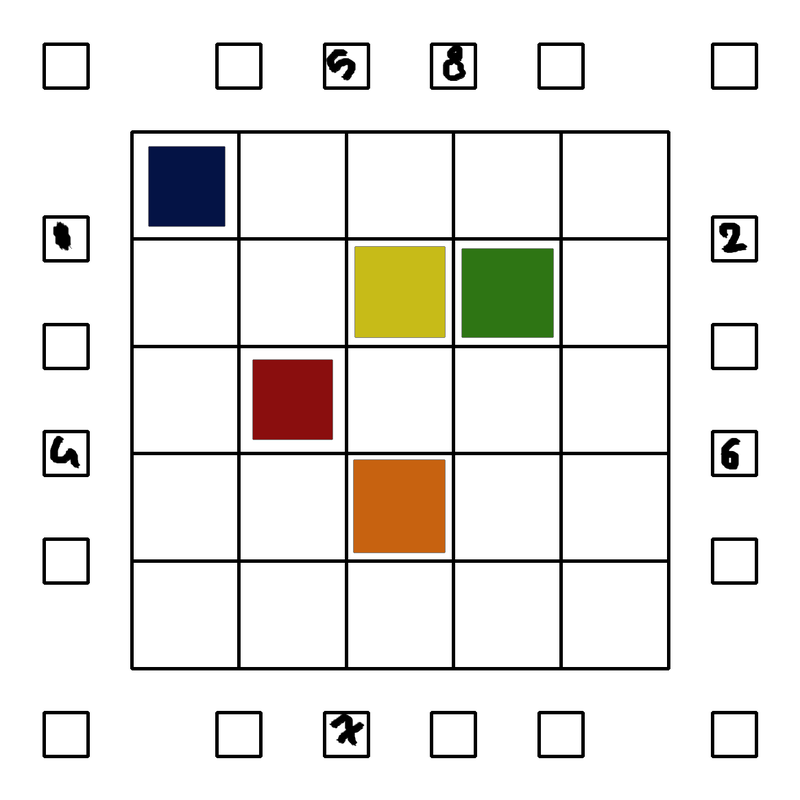
#> input picture Task2/1.png, 800 x 800 px; its folder holds only this picture in this run
$ python -i preprocess.py   (imports and definitions only)   (older library calls are emulated)
#> lines starting #> are read from the running program, lines starting #| are printed output that depends on the picture; after the words box and inside, x2 and y2 are one past the last pixel; in counts of white or black regions, pixels touching at a corner belong together
#> further down, picture is the input picture: shape (800, 800, 3); mean B, G, R 226.8, 230.7, 232.4
# Pre-processes the input image by removing noise and draws the contours for coloured squares in the image

"""
Team Id: HC#3266
Author List: Aman Bhat T, Hemanth Kumar M, Mahantesh R, Nischith B.O.
Filename: preprocess.py
Theme: Homecoming
Functions: preprocess
Global Variables: colour_contours, font, kernel
"""

import numpy as np
import cv2
import copy

colour_contours=0                  # Number of squares with colours
font=cv2.FONT_HERSHEY_SIMPLEX
kernel = np.ones((3,3),np.uint8)   # Create a filter to clean and process the image

def preprocess(image):
    """
    Function name: preprocess
    Input:  image -> original image
    Output: gray -> grayscale image of the input image
            sure_fg -> sure foreground i.e. the colours in the image
            img2 -> Image with the contours drawn for the colours
            colour_contours -> Returns the number of contours for colours
    """
    image=cv2.resize(image, (800,800))    # resizing the image to a convenient size
    img = copy.deepcopy(image)
    img2 = copy.deepcopy(image)    # copies of the original image

    # Convert to grayscale and apply suitable threshold to find contours easily
    #-------------------------------------------------------------------------------
    gray = cv2.cvtColor(img,cv2.COLOR_BGR2GRAY)
    _, thresh = cv2.threshold(gray,250,255,0)
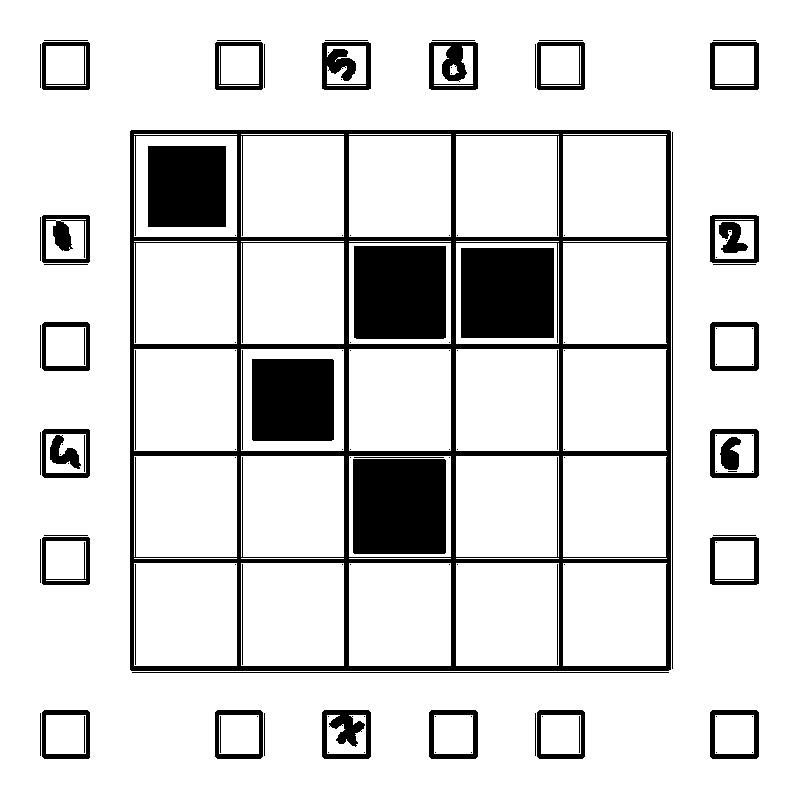
#> thresh: shape (800, 800); 85.5% white; 129 black regions (66 under 20 px), largest, box (x1, y1, x2, y2) and area: (130, 130, 671, 671) 30913, (353, 459, 446, 554) 8832, (354, 246, 446, 339) 8552
    thresh=cv2.bitwise_not(thresh)

    # noise removal
    reduced_noise = cv2.morphologyEx(thresh,cv2.MORPH_OPEN,kernel, iterations = 2)
#> reduced_noise: shape (800, 800); 10.5% white; 40 white regions, largest, box (x1, y1, x2, y2) and area: (130, 130, 671, 671) 13878, (353, 459, 446, 554) 8832, (354, 246, 446, 339) 8552
    erosion = cv2.erode(reduced_noise,kernel,iterations = 2)
#> erosion: shape (800, 800); 6.5% white; 56 white regions, largest, box (x1, y1, x2, y2) and area: (355, 461, 444, 552) 8096, (356, 248, 444, 337) 7828, (463, 250, 552, 336) 7654

    # sure background area
    sure_bg = cv2.dilate(erosion,kernel,iterations=3)
#> sure_bg: shape (800, 800); 12.5% white; 36 white regions, largest, box (x1, y1, x2, y2) and area: (129, 129, 672, 672) 21544, (352, 458, 447, 555) 9212, (353, 245, 447, 340) 8926

    # Finding sure foreground area
    dist_transform = cv2.distanceTransform(erosion,cv2.DIST_L2,5)
    _, sure_fg = cv2.threshold(dist_transform,0.1*dist_transform.max(),255,0)
#> sure_fg: shape (800, 800) float32; 4.5% white; 8 white regions (1 under 20 px), largest, box (x1, y1, x2, y2) and area: (359, 465, 440, 548) 6723, (360, 252, 440, 333) 6480, (467, 254, 548, 332) 6318

    # Finding unknown region
    sure_fg = np.uint8(sure_fg)
    unknown = cv2.subtract(sure_bg,sure_fg)
#> unknown: shape (800, 800); 8% white; 36 white regions, largest, box (x1, y1, x2, y2) and area: (129, 129, 672, 672) 21544, (352, 458, 447, 555) 2489, (353, 245, 447, 340) 2446

    # Marker labelling
    _, markers = cv2.connectedComponents(sure_fg)
#> markers: shape (800, 800) int32; 9 distinct labels, from 0 to 8

    # Adding one to all labels so that sure background is not 0, but 1
    markers = markers+1
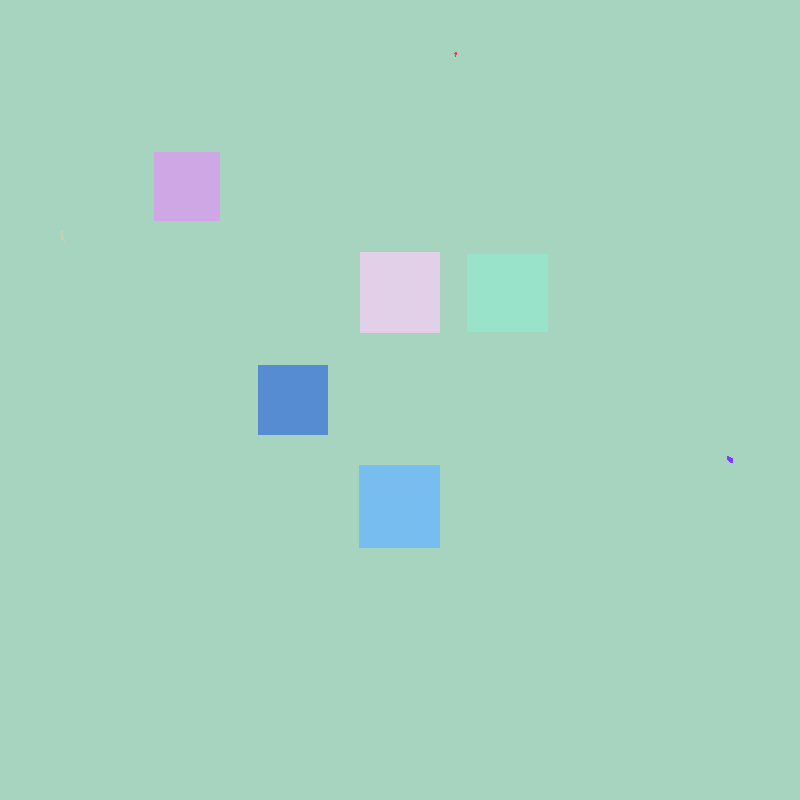
#> markers: shape (800, 800) int32; 9 distinct labels, from 1 to 9; one colour per label, 0 black

    # Marking the region of unknown with zero, subtracting from original image to generate only the coloured part separately
    #-----------------------------------------------------------------------------------------------------------------------
    markers[unknown==255] = 0
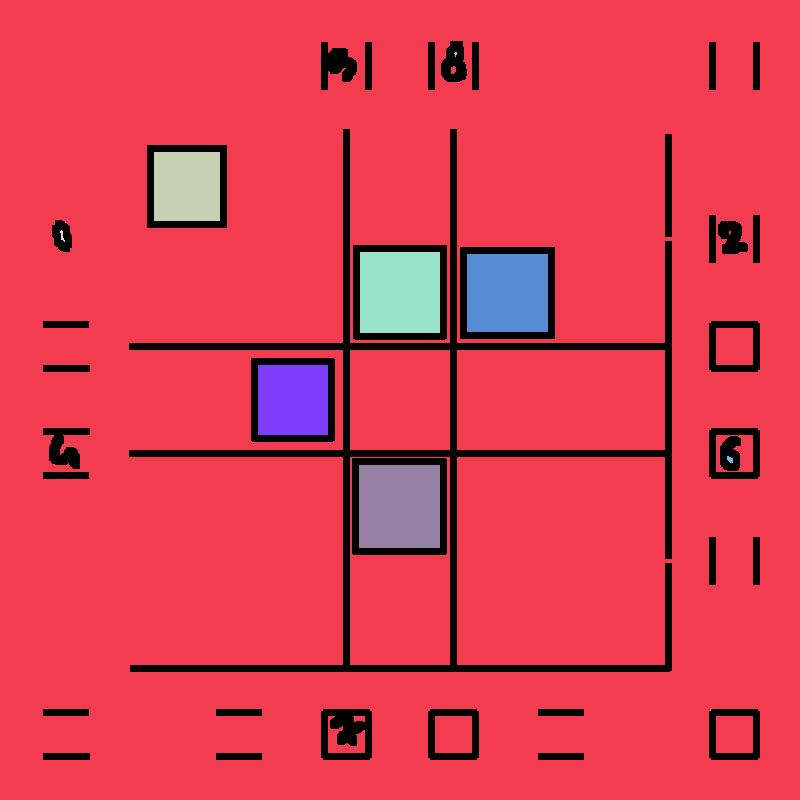
#> markers: shape (800, 800) int32; 10 distinct labels, from 0 to 9; one colour per label, 0 black
    markers = cv2.watershed(img,markers)
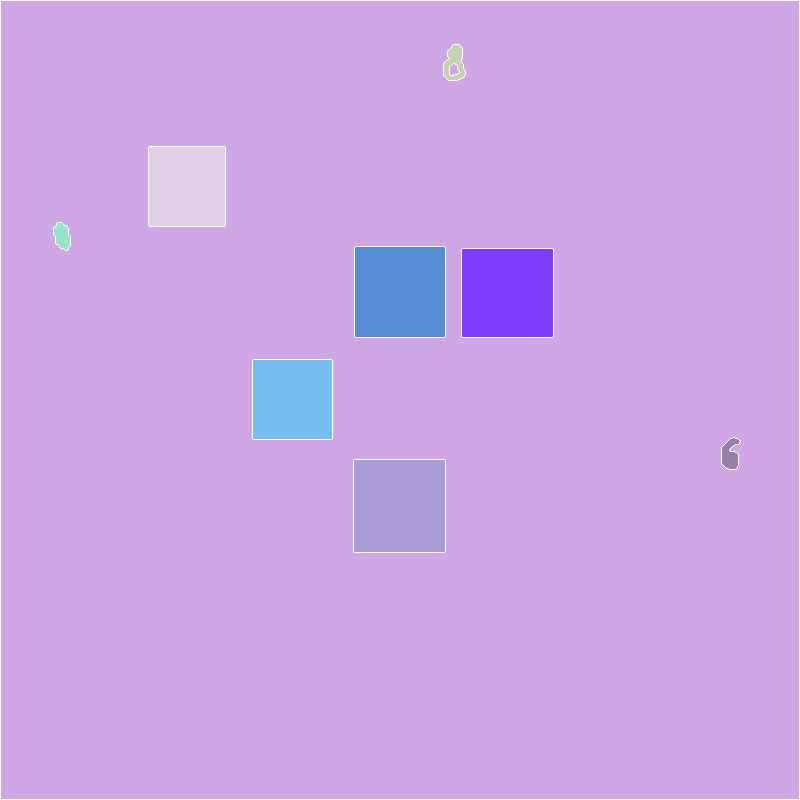
#> markers: shape (800, 800) int32; 10 distinct labels, from -1 to 9; one colour per label, 0 black, -1 white
    img[markers == -1] = [0,0,0]
#> img: shape (800, 800, 3); 0.81% of pixels changed, all inside (x1, y1, x2, y2) = (0, 0, 800, 800)
    img3 = img-img2
    img3 = cv2.dilate(img3,kernel,iterations=1)
    img3 = cv2.cvtColor(img3,cv2.COLOR_BGR2GRAY)
#> img3: shape (800, 800)
    _, thresh = cv2.threshold(img3,10,255,0)
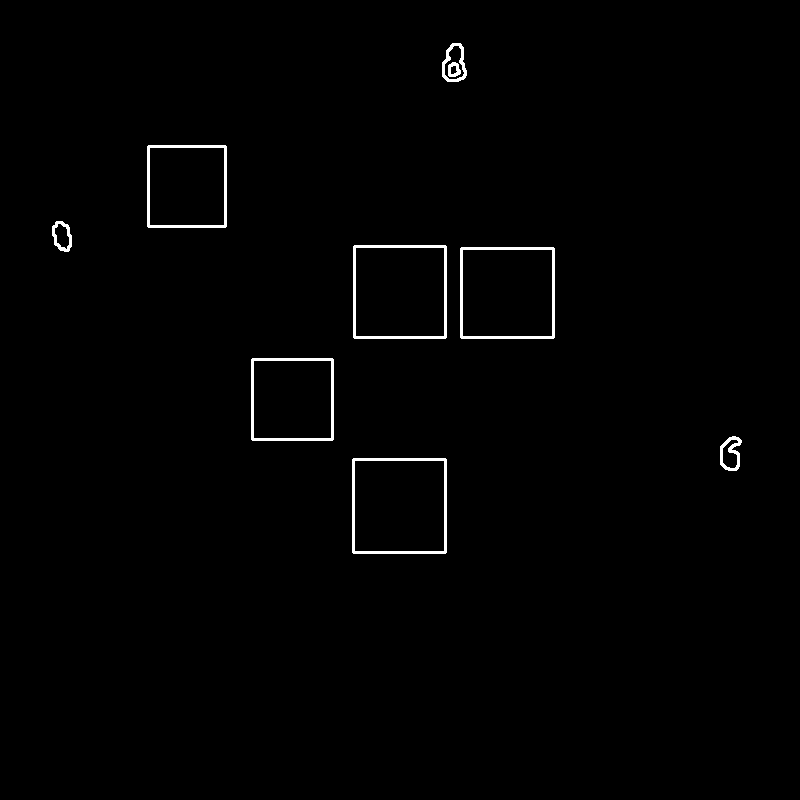
#> thresh: shape (800, 800); 0.97% white; 9 white regions
    _, contours, hierarchy = cv2.findContours(thresh,cv2.RETR_TREE,cv2.CHAIN_APPROX_SIMPLE)
#> contours = 18 contours; largest, box (x1, y1, x2, y2) and area: (352, 458, 447, 554) 8928, (353, 245, 447, 339) 8647, (460, 247, 555, 339) 8552, (354, 460, 445, 552) 8188, (355, 247, 445, 337) 7919

    # Iterate through the contours and filter them to display ONLY COLOURED SQUARES
    for i in range(len(contours)):
        ctr=contours[i]
        arc_length = 0.1*cv2.arcLength(ctr,True)
        approx_length = cv2.approxPolyDP(ctr,arc_length,True)
        area = cv2.contourArea(ctr)

        if(len(approx_length==4) and hierarchy[0][i][2]==-1 and area > 600):
            global colour_contours
            colour_contours+=1
            img2 = cv2.drawContours(img2,contours, i, (0,0,255), 3)
#> this loop made 18 passes
#> (arc_length, approx_length, area) on passes 1 to 7: (37.57, [[353, 458], [352, 552], [445, 553], [446, 459]], 8928), (35.97, [[354, 461], [443, 460], [444, 550], [355, 551]], 8188), (10.67, [[735, 436], [720, 446], [728, 470]], 537.5), (9.04, [[731, 439], [734, 468], [722, 462]], 298), (32.57, [[252, 358], [251, 439], [332, 440], [333, 359]], 6722), (30.97, [[253, 361], [330, 360], [331, 437], [254, 438]], 6082), (36.77, [[460, 248], [461, 338], [554, 337], [553, 247]], 8552)
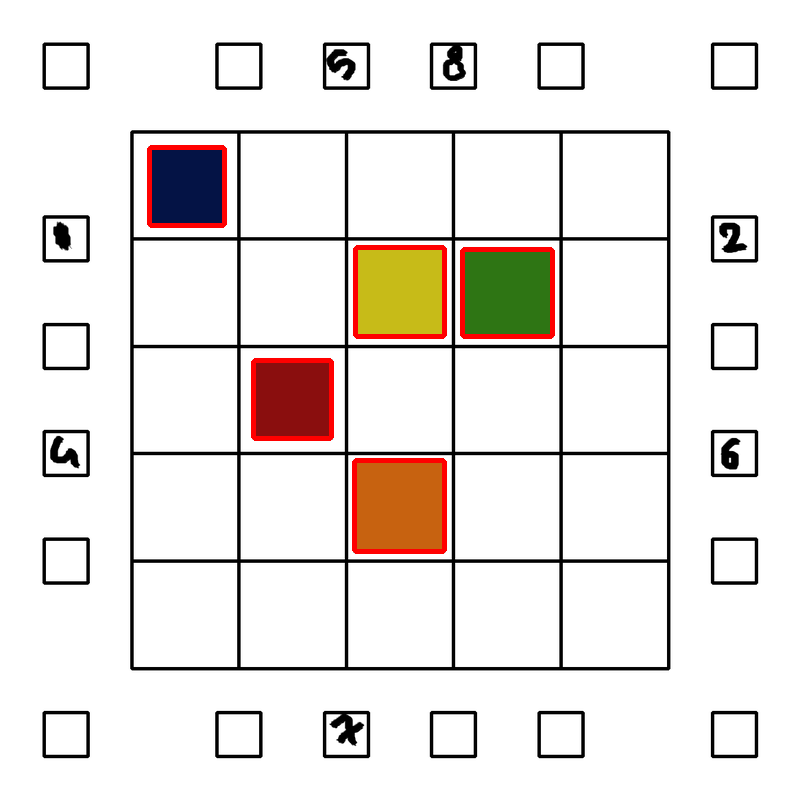
#> img2: shape (800, 800, 3); mean B, G, R 225.6, 229, 233.7
#> after the loop, colour_contours = 5

    return gray, img2, sure_fg,colour_contours

>>> import cv2
>>> picture = cv2.imread('1.png')
>>> result = preprocess(picture)

$ run again, on Task2/2.png
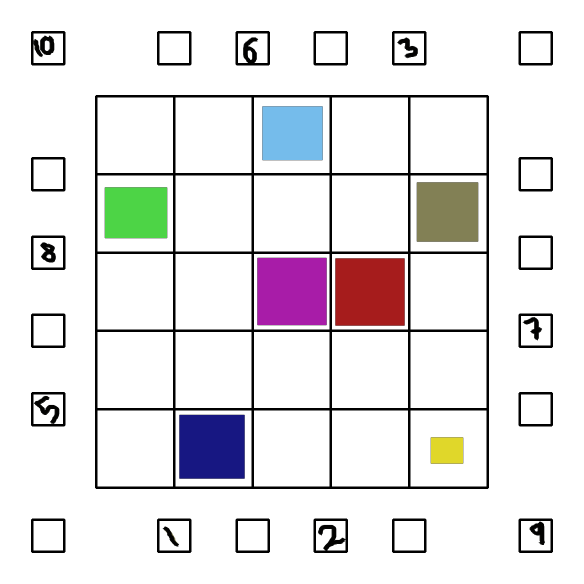
#> input picture Task2/2.png, 1167 x 1167 px (shown at 1/2 size)
#> picture is the input picture: shape (1167, 1167, 3); mean B, G, R 230, 228.5, 230.4
#> reduced_noise: shape (800, 800); 10.4% white; 30 white regions, largest, box (x1, y1, x2, y2) and area: (130, 130, 671, 671) 10720, (352, 353, 449, 447) 9116, (459, 353, 556, 447) 9115
#> erosion: shape (800, 800); 7.4% white; 37 white regions, largest, box (x1, y1, x2, y2) and area: (354, 355, 447, 445) 8368, (461, 355, 554, 445) 8367, (247, 570, 334, 655) 7393
#> sure_bg: shape (800, 800); 12% white; 29 white regions, largest, box (x1, y1, x2, y2) and area: (129, 129, 672, 672) 24510, (458, 352, 557, 448) 9501, (244, 567, 337, 658) 8461
#> unknown: shape (800, 800); 6.5% white; 29 white regions, largest, box (x1, y1, x2, y2) and area: (129, 129, 672, 672) 17540, (458, 352, 557, 448) 2531, (244, 567, 337, 658) 2378
#> img: shape (800, 800, 3); mean of channels 0, 1, 2 228.2, 226.8, 228.6
#> in preprocess, `_, thresh = cv2.threshold(img3,10,255,0)`:
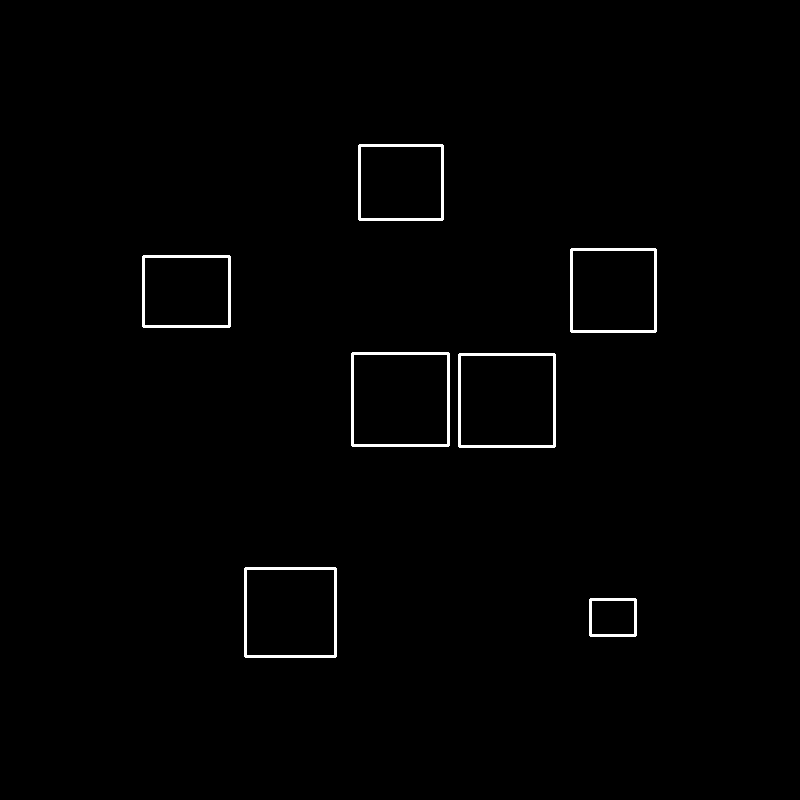
#> thresh: shape (800, 800); 1% white; 7 white regions
#> contours = 14 contours; largest, box (x1, y1, x2, y2) and area: (351, 352, 450, 447) 9210, (458, 353, 556, 448) 9116, (353, 354, 448, 445) 8458, (460, 355, 554, 446) 8368, (244, 567, 337, 658) 8278
#> the loop in preprocess, `for i in range(len(contours)):` made 14 passes
#> (arc_length, approx_length, area) on passes 1 to 7: (16.77, [[589, 599], [590, 636], [636, 635], [635, 598]], 1784), (15.17, [[591, 601], [633, 600], [634, 633], [592, 634]], 1460), (36.17, [[244, 568], [245, 657], [336, 656], [335, 567]], 8278), (34.57, [[246, 570], [333, 569], [334, 654], [247, 655]], 7566), (37.97, [[458, 354], [459, 447], [555, 446], [554, 353]], 9116), (36.37, [[460, 356], [552, 355], [553, 444], [461, 445]], 8368), (38.17, [[351, 353], [352, 446], [449, 445], [448, 352]], 9210)
#> after the loop in preprocess, `for i in range(len(contours)):`:
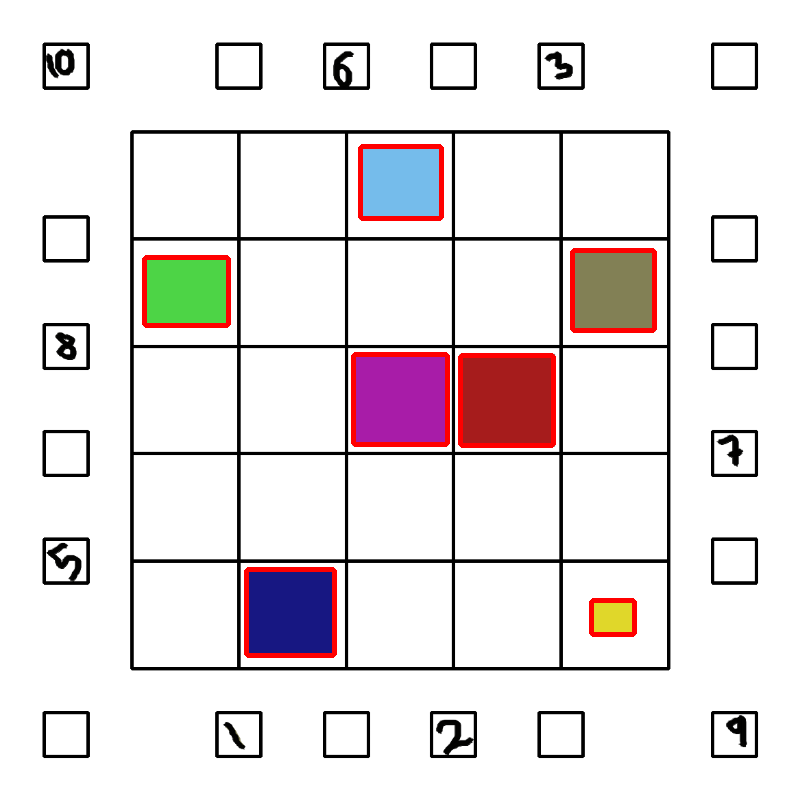
#> img2: shape (800, 800, 3); mean of channels 0, 1, 2 227.5, 226.2, 232.1; drawn as B, G, R
#> after the loop in preprocess, `for i in range(len(contours)):`: colour_contours = 7
